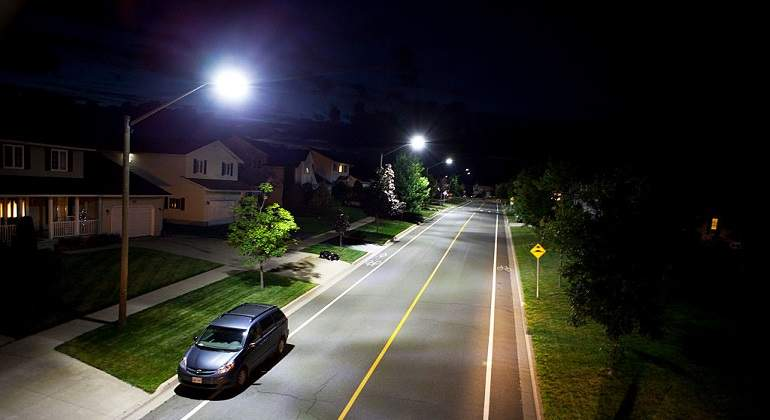
#> input picture Tarea7-ProcesamientoEnColor/Farolas-LED.jpg, 770 x 420 px
$ python P7-4-1-HistogramaRGB.py
#> lines starting #> are read from the running program, lines starting #| are printed output that depends on the picture
import cv2
import matplotlib.pyplot as plt
import numpy as np

def plotHistogram(imgOriginal,numfila):
    channels = cv2.split(imgOriginal)
    plt.title("Histograma de Color 'Aplanado'")
    plt.xlabel('Bins')
    plt.ylabel('# de pixeles')
    plt.xlim((0, 256))
    colors = ('b', 'g', 'r')
    for (channel, color) in zip(channels, colors):
        # Calculamos el histograma del canal actual.
        histogram = cv2.calcHist([channel], [0], None, [256], [0, 256])

        # Lo añadimos al gráfico.
        plt.plot(histogram, color=color)
    plt.show()

def ecualizacion_histograma_gray(img_gray):
    out = img_gray.copy()
    hist, edge = np.histogram(img_gray.flatten(), 256, [0,256])
    #print(edge)
    histacum = hist.cumsum()
    #print(histacum)
    prob = histacum / histacum.max()
    prob *= 255
    #print(prob)
    for i in range (0, img_gray.shape[0]):
        for j in range(0, img_gray.shape[1]):
            out[i][j] = prob[img_gray[i][j]]
    out = out.astype('uint8')
    #cv2.imshow('imgco', out)
    #cv2.waitKey(0)
    return out

def ecualizacion_histograma_rgb(img_rgb):
    out = img.copy()
    #print(img[:,:,0].shape)
    out[:,:,0] = ecualizacion_histograma_gray(img_rgb[:,:,0])
    out[:,:,1] = ecualizacion_histograma_gray(img_rgb[:,:,1])
    out[:,:,2] = ecualizacion_histograma_gray(img_rgb[:,:,2])
    return out


#IMAGEN EN RGB
imgtxt= ['Farolas-LED.jpg', 'Rocas.tif']

for i in range(len(imgtxt)):
    img = cv2.imread(imgtxt[i])
#> img is the input picture: shape (420, 770, 3); mean B, G, R 43.2, 45.3, 46.9
    img = cv2.cvtColor(img, cv2.COLOR_BGR2RGB)
    img_ecualizada = ecualizacion_histograma_rgb(img)
#> in ecualizacion_histograma_gray, `hist, edge = np.histogram(img_gray.flatten(), 256, [0,256])`: hist = 256 values, max 81342 at index 0, min 88 at index 250, mean 1263.3; edge = 257 values from 0 to 256
#> in ecualizacion_histograma_gray, `histacum = hist.cumsum()`: histacum = 256 values from 81342 to 323400
#> in ecualizacion_histograma_gray, `prob = histacum / histacum.max()`: prob = 256 values from 0.252 to 1
#> in ecualizacion_histograma_gray, `prob *= 255`: prob = 256 values from 64.14 to 255
#> in ecualizacion_histograma_gray (call 2), `out = img_gray.copy()`:
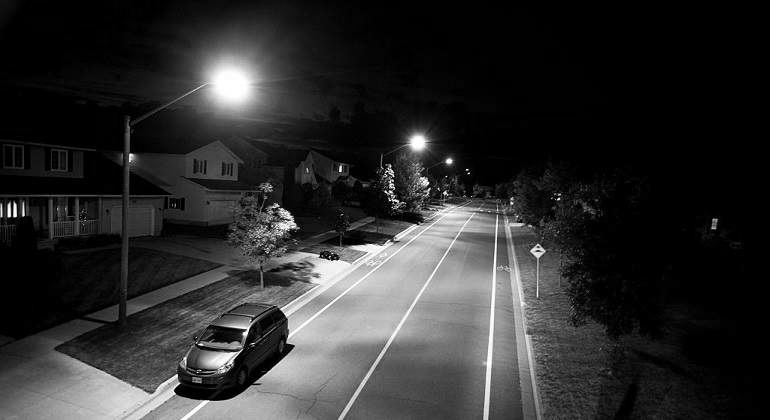
#> out: shape (420, 770); min 0, max 255, mean 45.3
#> in ecualizacion_histograma_gray (call 2), `hist, edge = np.histogram(img_gray.flatten(), 256, [0,256])`: hist = 256 values, max 85743 at index 0, min 95 at index 225, mean 1263.3
#> in ecualizacion_histograma_gray (call 2), `histacum = hist.cumsum()`: histacum = 256 values from 85743 to 323400
#> in ecualizacion_histograma_gray (call 2), `prob = histacum / histacum.max()`: prob = 256 values from 0.265 to 1
#> in ecualizacion_histograma_gray (call 2), `prob *= 255`: prob = 256 values from 67.61 to 255
#> after the loop in ecualizacion_histograma_gray (call 2), `for i in range (0, img_gray.shape[0]):`:
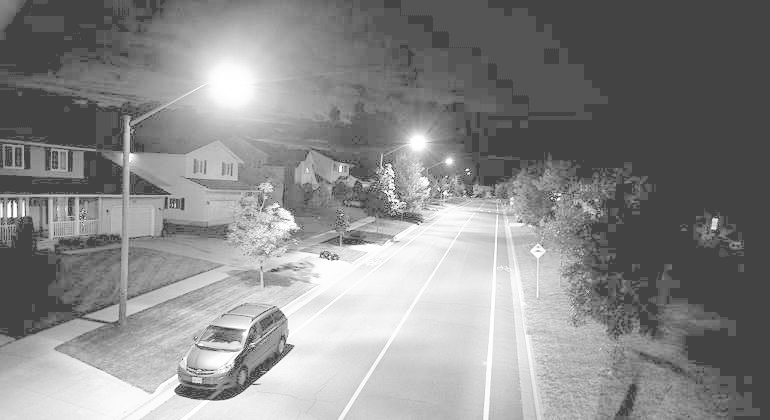
#> out: shape (420, 770); min 67, max 255, mean 137.1
#> in ecualizacion_histograma_rgb, `out[:,:,1] = ecualizacion_histograma_gray(img_rgb[:,:,1])`:
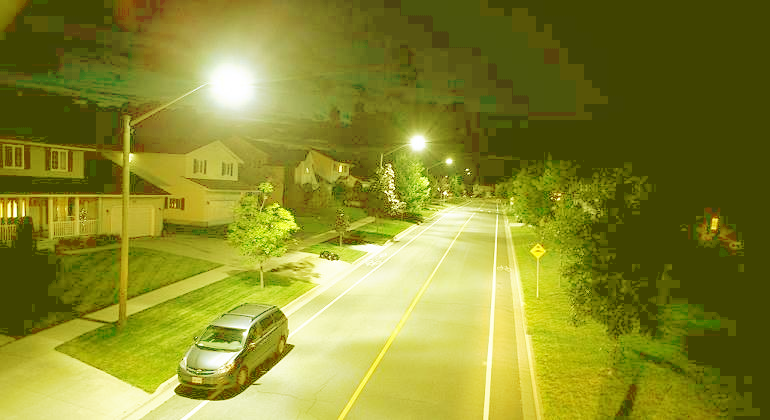
#> out: shape (420, 770, 3); mean R, G, B 136.2, 137.1, 43.2
#> in ecualizacion_histograma_gray (call 3), `out = img_gray.copy()`:
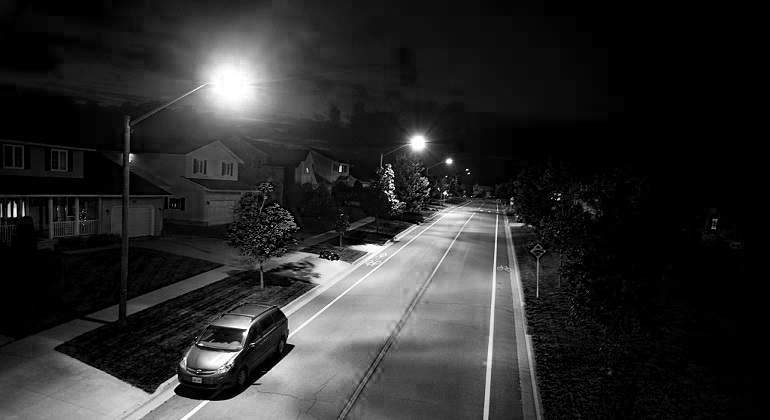
#> out: shape (420, 770); min 0, max 255, mean 43.2
#> in ecualizacion_histograma_gray (call 3), `hist, edge = np.histogram(img_gray.flatten(), 256, [0,256])`: hist = 256 values, max 85343 at index 0, min 75 at index 235, mean 1263.3
#> in ecualizacion_histograma_gray (call 3), `histacum = hist.cumsum()`: histacum = 256 values from 85343 to 323400
#> in ecualizacion_histograma_gray (call 3), `prob = histacum / histacum.max()`: prob = 256 values from 0.264 to 1
#> in ecualizacion_histograma_gray (call 3), `prob *= 255`: prob = 256 values from 67.29 to 255
#> after the loop in ecualizacion_histograma_gray (call 3), `for i in range (0, img_gray.shape[0]):`:
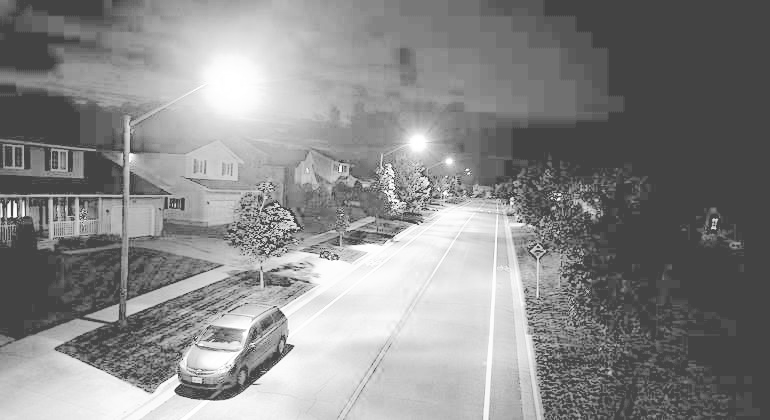
#> out: shape (420, 770); min 67, max 255, mean 136.7
#> in ecualizacion_histograma_rgb, `out[:,:,2] = ecualizacion_histograma_gray(img_rgb[:,:,2])`:
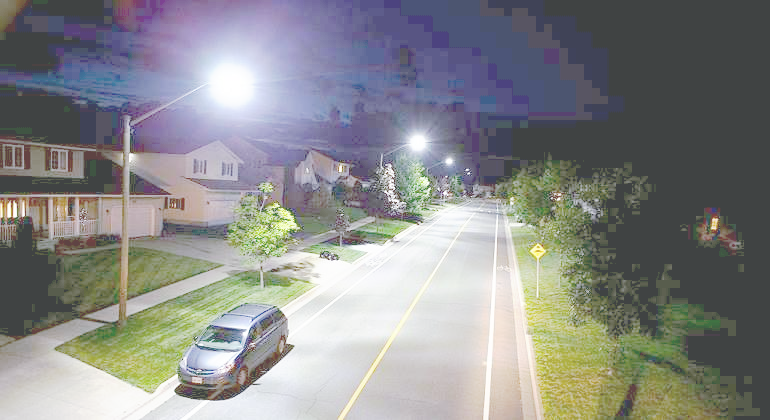
#> out: shape (420, 770, 3); mean R, G, B 136.2, 137.1, 136.7

    plt.subplot(221),plt.imshow(img)
    plt.title('Imagen Original'), plt.xticks([]), plt.yticks([])

    plt.subplot(222)
    channels = cv2.split(img)
    plt.title("Histograma de Color")
    plt.xlabel('Bins')
    plt.ylabel('# de pixeles')
    plt.xlim((0, 256))
    colors = ('b', 'g', 'r')
    for (channel, color) in zip(channels, colors):
        histogram = cv2.calcHist([channel], [0], None, [256], [0, 256])
        plt.plot(histogram, color=color)
#> this loop made 3 passes
#> color on passes 1 to 3: 'b', 'g', 'r'


    plt.subplot(223),plt.imshow(img_ecualizada)
    plt.title('Ecualizacion Histograma'), plt.xticks([]), plt.yticks([])

    plt.subplot(224)
    channels = cv2.split(img_ecualizada)
    plt.title("Histograma de Color")
    plt.xlabel('Bins')
    plt.ylabel('# de pixeles')
    plt.xlim((0, 256))
    colors = ('b', 'g', 'r')
    for (channel, color) in zip(channels, colors):
        histogram = cv2.calcHist([channel], [0], None, [256], [0, 256])
        plt.plot(histogram, color=color)

    plt.savefig(imgtxt[i]+"Hist"+".png", dpi = 600)
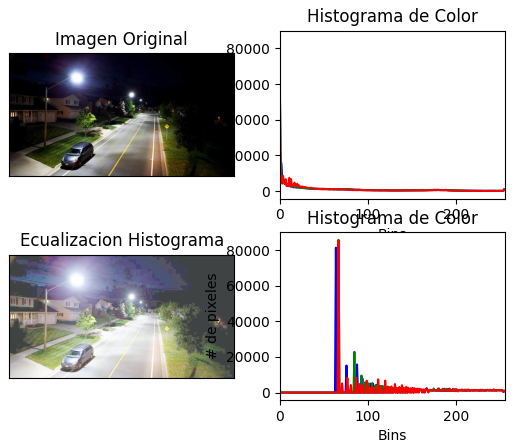
#> figure drawn by matplotlib, 4 panels; panel 2: curve peaks at x = 0, y = 81342; panel 2: curve peaks at x = 0, y = 85743; panel 2: curve peaks at x = 0, y = 85343; panel 4: curve peaks at x = 64, y = 81342
    plt.show()
#> pass 2 of the loop `for i in range(len(imgtxt)):`:
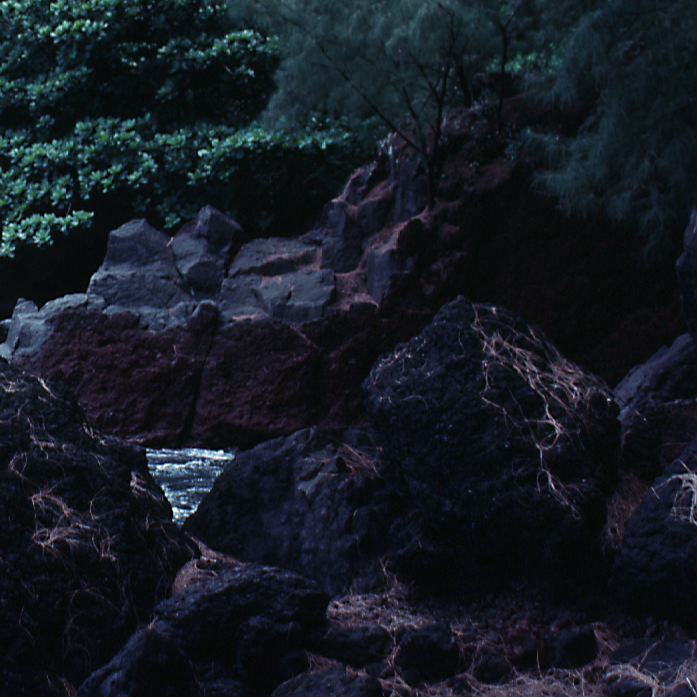
#> input picture Tarea7-ProcesamientoEnColor/Rocas.tif, 697 x 697 px
#> img is the input picture: shape (697, 697, 3); mean B, G, R 35.9, 27.5, 21.9
#> in ecualizacion_histograma_rgb (call 2), `out[:,:,2] = ecualizacion_histograma_gray(img_rgb[:,:,2])`:
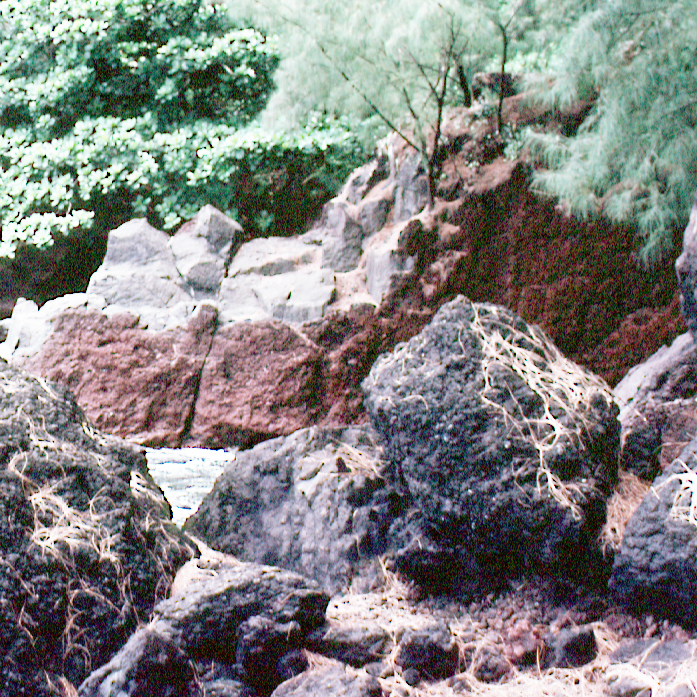
#> out: shape (697, 697, 3); mean R, G, B 131, 130.9, 129.4
#> the loop `for (channel, color) in zip(channels, colors):` made 3 passes
#> `plt.savefig(imgtxt[i]+"Hist"+".png", dpi = 600)`:
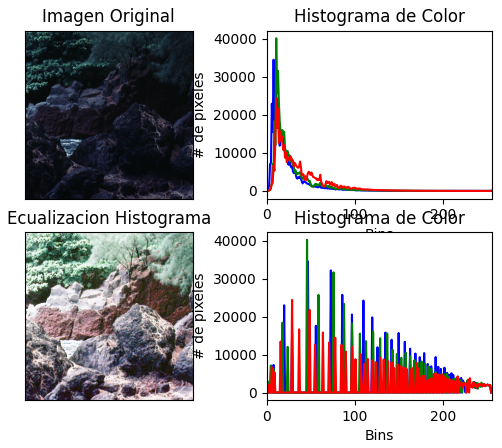
#> figure drawn by matplotlib, 4 panels; panel 2: curve peaks at x = 8, y = 34541; panel 2: curve peaks at x = 11, y = 40189; panel 2: curve peaks at x = 11, y = 24374; panel 4: curve peaks at x = 47, y = 34541
